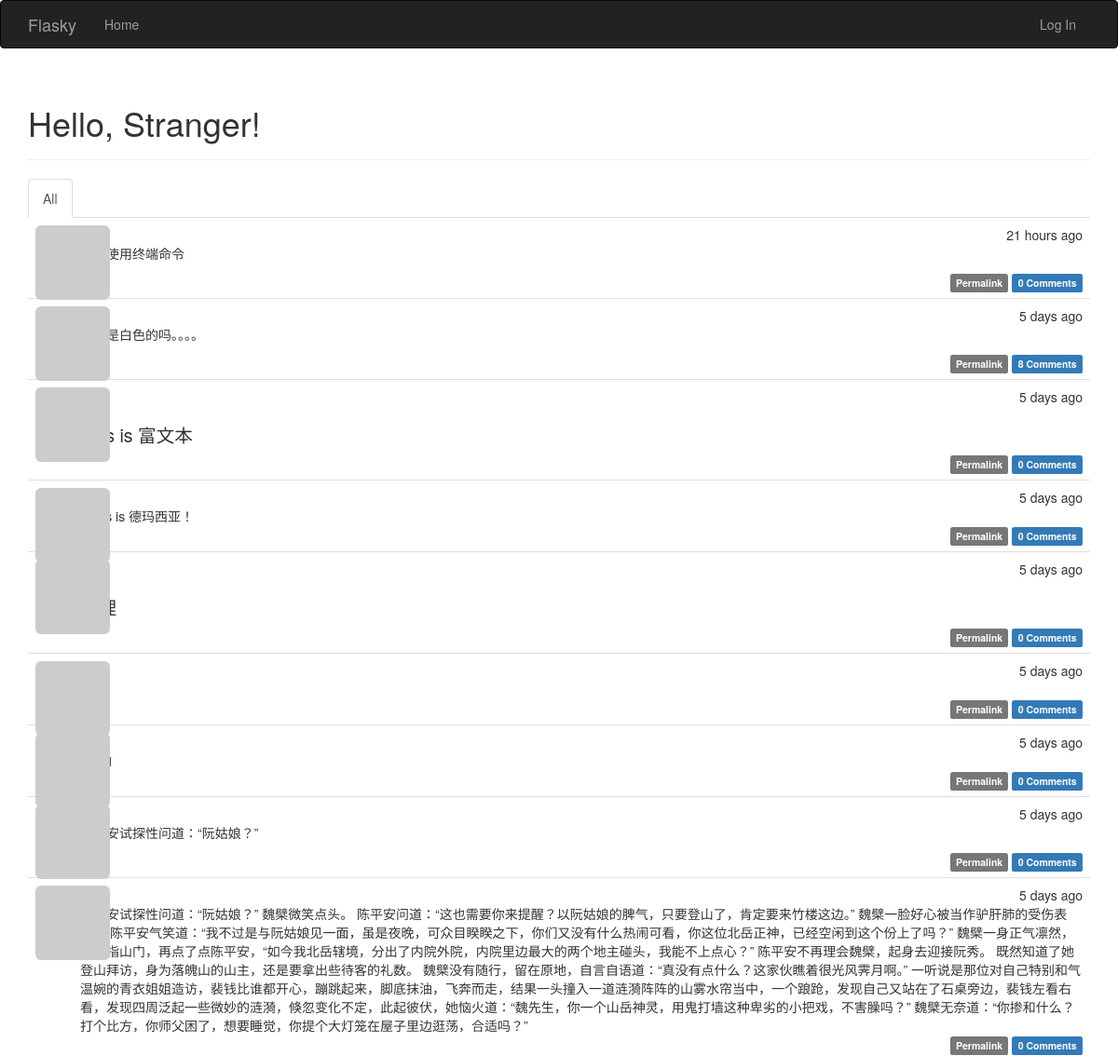
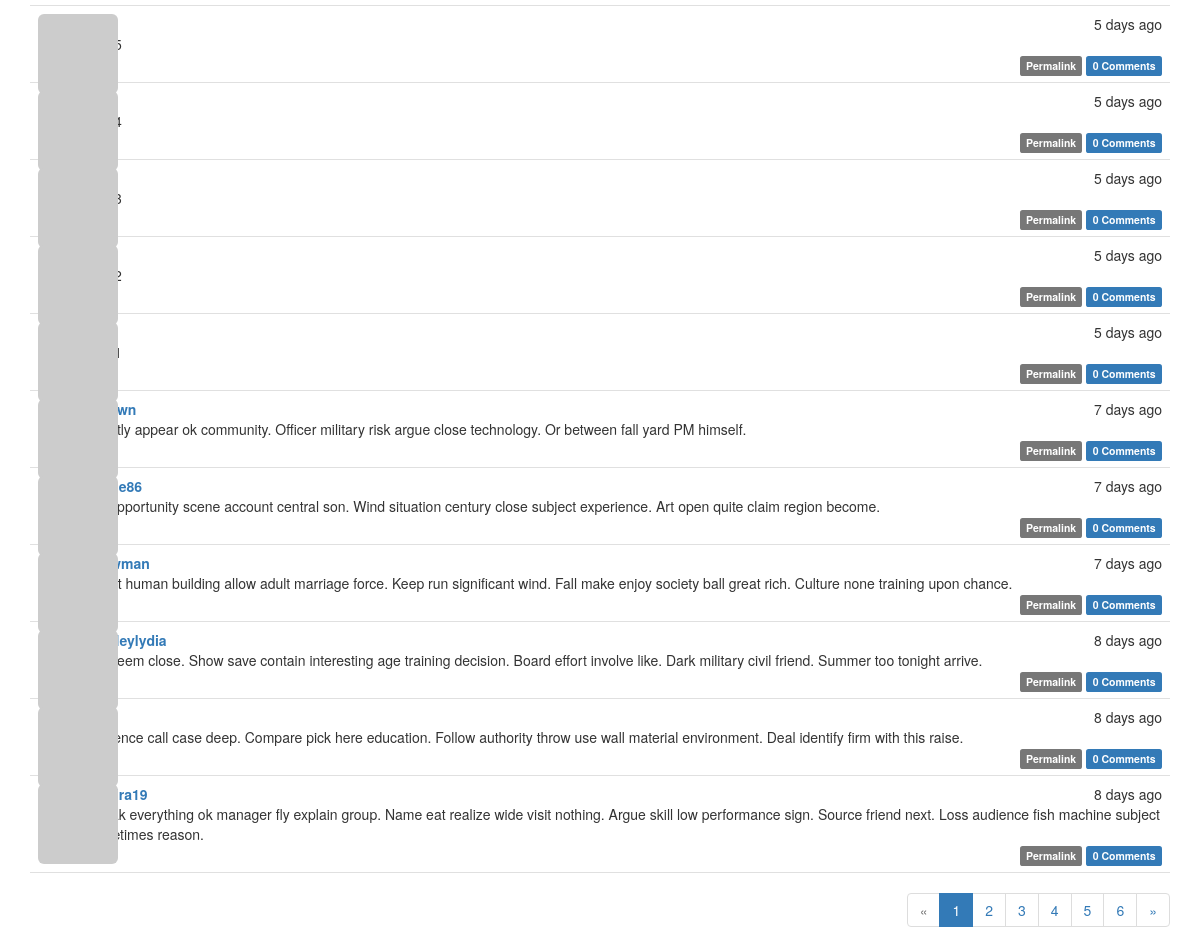
The page / on the database its author committed (2 pictures, top to bottom).
### app/models.py (models this page shows, shortened)
class Post(db.Model):
    __tablename__ = 'posts'
    id = db.Column(db.Integer, primary_key=True)
    body = db.Column(db.Text)
    body_html = db.Column(db.Text)
    timestamp = db.Column(db.DateTime, index=True, default=datetime.utcnow)
    author_id = db.Column(db.Integer, db.ForeignKey('users.id'))
    comments = db.relationship('Comment', backref='post', lazy='dynamic')

class User(UserMixin, db.Model):
    __tablename__ = 'users'
    id = db.Column(db.Integer, primary_key=True)
    email = db.Column(db.String(64), unique=True, index=True)
    username = db.Column(db.String(64), unique=True, index=True)
    role_id = db.Column(db.Integer, db.ForeignKey('roles.id'))
    password_hash = db.Column(db.String(128))
    confirmed = db.Column(db.Boolean, default=False)
    name = db.Column(db.String(64))
    location = db.Column(db.String(64))
    about_me = db.Column(db.Text())
    member_since = db.Column(db.DateTime(), default=datetime.utcnow)
    last_seen = db.Column(db.DateTime(), default=datetime.utcnow)
    avatar_hash = db.Column(db.String(32))
    posts = db.relationship('Post', backref='author', lazy='dynamic')
    followed = db.relationship('Follow',
                                foreign_keys=[Follow.follower_id],
                                backref=db.backref('follower', lazy='joined'),
                                lazy='dynamic',
                                cascade='all, delete-orphan')
    followers = db.relationship('Follow',
                                foreign_keys=[Follow.followed_id],
                                backref=db.backref('followed', lazy='joined'),
                                lazy='dynamic',
                                cascade='all, delete-orphan')
    comments = db.relationship('Comment', backref='author', lazy='dynamic')
    @property
    def password(self):
        raise AttributeError('password is not a readable attribute')
    def gravatar_hash(self):
        return hashlib.md5(self.email.lower().encode('utf-8')).hexdigest()
    def gravatar(self, size=100, default='identicon', rating='g'):
        url = 'https://secure.gravatar.com/avatar'
        hash = self.avatar_hash or self.gravatar_hash()
        return '{url}/{hash}?s={size}&d={default}&r={rating}'.format(
            url=url, hash=hash, size=size, default=default, rating=rating)

### app/main/views.py (the view)
@main.route('/', methods=['GET', 'POST'])
def index():
    form = PostForm()
    if current_user.can(Permission.WRITE) and form.validate_on_submit():
        post = Post(body=form.body.data,
                    author=current_user._get_current_object())
        db.session.add(post)
        db.session.commit()
        return redirect(url_for('.index'))
    page = request.args.get('page', 1, type=int)
    show_followed = False
    if current_user.is_authenticated:
        show_followed = bool(request.cookies.get('show_followed', ''))
    if show_followed:
        query = current_user.followed_posts
    else:
        query = Post.query
    pagination = query.order_by(Post.timestamp.desc()).paginate(
            page, per_page=current_app.config['FLASKY_POSTS_PER_PAGE'],
            error_out=False)
    posts = pagination.items
    return render_template('index.html', form=form, posts=posts,
                            show_followed=show_followed, pagination=pagination)

### app/auth/views.py (called while the page is built)
@auth.before_app_request
def before_request():
    if current_user.is_authenticated:
        current_user.ping()
        if not current_user.confirmed \
                and request.endpoint \
                and request.blueprint != 'auth' \
                and request.endpoint != 'static':
            return redirect(url_for('auth.unconfirmed'))

### app/main/__init__.py (called while the page is built)
@main.app_context_processor
def inject_permissions():
    return dict(Permission=Permission)

### app/models.py (called while the page is built)
    def can(self, permissions):
        return False

    def is_administrator(self):
        return False

### app/templates/index.html (shortened to what this page needs)
{% extends "base.html" %}
{% import "bootstrap/wtf.html" as wtf %}
{% import "_macros.html" as macros %}
{% block page_content %}
<div class="page-header">
    <h1>Hello, {% if current_user.is_authenticated %}{{ current_user.username }}{% else %}Stranger{% endif %}!</h1>
</div>
<div class="post-tabs">
    <ul class="nav nav-tabs">
        <li{% if not show_followed %} class="active"{% endif %}><a href="{{ url_for('.show_all') }}">All</a></li>
    </ul>
    {% include '_posts.html' %}
</div>
{% if pagination %}
<div class="pagination">
    {{ macros.pagination_widget(pagination, '.index') }}
</div>
{% endif %}
{% endblock %}

### app/templates/_posts.html (shortened to what this page needs)
<ul class="posts">
    {% for post in posts %}
    <li class="post">
      <div class="post-thumbnail">
          <a href="{{ url_for('.user', username=post.author.username) }}">
            <img class="img-rounded profile-thumbnail" src="{{ post.author.gravatar(size=40) }}">
          </a>
      </div>
      <div class="post-content">
          <div class="post-date">{{ moment(post.timestamp).fromNow() }}</div>
          <div class="post-author"><a href="{{ url_for('.user', username=post.author.username) }}">{{ post.author.username }}</a></div>
          <div class="post-body">
              {% if post.body_html %}
                  {{ post.body_html | safe }}
              {% else %}
                  {{ post.body }}
              {% endif %}
          </div>
          <div class="post-footer">
              <a href="{{ url_for('.post', id=post.id) }}">
                  <span class="label label-default">Permalink</span>
              </a>
              <a href="{{ url_for('.post', id=post.id) }}#comments">
                <span class="label label-primary">{{ post.comments.count() }} Comments</span>
            </a>
            </div>
      </div>
    </li>
    {% endfor %}
</ul>

### app/static/styles.css (style rules this page uses)
.profile-thumbnail { position: absolute; }
div.post-tabs { margin-top: 16px; }
ul.posts { list-style-type: none; padding: 0px; margin: 16px 0px 0px 0px; border-top: 1px solid #e0e0e0; }
div.post-tabs ul.posts { margin: 0px; border-top: none; }
ul.posts li.post { padding: 8px; border-bottom: 1px solid #e0e0e0; }
div.post-date { float: right; }
div.post-author { font-weight: bold; }
div.post-thumbnail { position: absolute; }
div.post-content { margin-left: 48px; min-height: 48px; }
div.post-footer { text-align: right; }
div.pagination { width: 100%; text-align: right; padding: 0px; margin: 0px; }
.post-body h1 { font-size: 140%; }

### rows shown on the page
Post: timestamp "21 hours ago", body_html "正在使用终端命令", comments.count "0"
Post: timestamp "5 days ago", body_html "颜色是白色的吗。。。。", comments.count "8"
Post: timestamp "5 days ago", body_html "This is 富文本", comments.count "0"
Post: timestamp "5 days ago", body "#This is 德玛西亚！", comments.count "0"
Post: timestamp "5 days ago", comments.count "0"
Post: timestamp "5 days ago", comments.count "0"
Post: timestamp "5 days ago", comments.count "0"
Post: timestamp "5 days ago", body_html "陈平安试探性问道：“阮姑娘？”", comments.count "0"
Post: timestamp "5 days ago", body "陈平安试探性问道：“阮姑娘？” 魏檗微笑点头。 陈平安问道：“这也需要你来提醒？以阮姑娘的脾气，只要登山了，肯定要来竹楼这边。” 魏檗一脸好心被当作驴肝肺的受伤表情。 陈平安气笑道：“我不过是与阮姑娘见一面，虽是夜晚，可众目睽睽之下，你们又没有什么热闹可看，你这位北岳正神，已经空闲到这个份上了吗？” 魏檗一身正气凛然，指了指山门，再点了点陈平安，“如今我北岳辖境，分出了内院外院，内院里边最大的两个地主碰头，我能不上点心？” 陈平安不再理会魏檗，起身去迎接阮秀。 既然知道了她登山拜访，身为落魄山的山主，还是要拿出些待客的礼数。 魏檗没有随行，留在原地，自言自语道：“真没有点什么？这家伙瞧着很光风霁月啊。” 一听说是那位对自己特别和气温婉的青衣姐姐造访，裴钱比谁都开心，蹦跳起来，脚底抹油，飞奔而走，结果一头撞入一道涟漪阵阵的山雾水帘当中，一个踉跄，发现自己又站在了石桌旁边，裴钱左看右看，发现四周泛起一些微妙的涟漪，倏忽变化不定，此起彼伏，她恼火道：“魏先生，你一个山岳神灵，用鬼打墙这种卑劣的小把戏，不害臊吗？” 魏檗无奈道：“你掺和什么？打个比方，你师父困了，想要睡觉，你提个大灯笼在屋子里边逛荡，合适吗？”", comments.count "0"
Post: timestamp "5 days ago", comments.count "0"
Post: timestamp "5 days ago", comments.count "0"
Post: timestamp "5 days ago", comments.count "0"
Post: timestamp "5 days ago", comments.count "0"
Post: timestamp "5 days ago", comments.count "0"
Post: timestamp "7 days ago", body "Exactly appear ok community. Officer military risk argue close technology. Or between fall yard PM himself.", comments.count "0"
Post: timestamp "7 days ago", body "Six opportunity scene account central son. Wind situation century close subject experience. Art open quite claim region become.", comments.count "0"
Post: timestamp "7 days ago", body "Event human building allow adult marriage force. Keep run significant wind. Fall make enjoy society ball great rich. Culture none training upon chance.", comments.count "0"
Post: timestamp "8 days ago", author.username "bentleylydia", body "His seem close. Show save contain interesting age training decision. Board effort involve like. Dark military civil friend. Summer too tonight arrive.", comments.count "0"
Post: timestamp "8 days ago", body "Evidence call case deep. Compare pick here education. Follow authority throw use wall material environment. Deal identify firm with this raise.", comments.count "0"
Post: timestamp "8 days ago", body "Speak everything ok manager fly explain group. Name eat realize wide visit nothing. Argue skill low performance sign. Source friend next. Loss audience fish machine subject sometimes reason.", comments.count "0"

### other values the page prints
{{ p }} "1"
{{ p }} "2" "3" "4" "5" "6"
